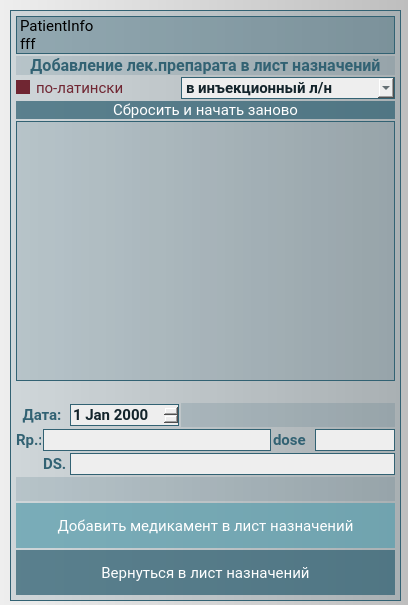
<?xml version="1.0" encoding="UTF-8"?>
<ui version="4.0">
 <class>AddDrug</class>
 <widget class="QDialog" name="AddDrug">
  <property name="geometry">
   <rect>
    <x>0</x>
    <y>0</y>
    <width>408</width>
    <height>605</height>
   </rect>
  </property>
  <property name="minimumSize">
   <size>
    <width>408</width>
    <height>605</height>
   </size>
  </property>
  <property name="maximumSize">
   <size>
    <width>408</width>
    <height>605</height>
   </size>
  </property>
  <property name="font">
   <font>
    <family>Roboto</family>
    <pointsize>11</pointsize>
   </font>
  </property>
  <property name="windowTitle">
   <string>Добавление лекарственного средства в лист назначений</string>
  </property>
  <property name="styleSheet">
   <string notr="true">background-color: qlineargradient(spread:pad, x1:0, y1:0, x2:1, y2:0, stop:0 rgba(238, 238, 238, 255), stop:1 rgba(190, 190, 190, 255));
font-family: Roboto;</string>
  </property>
  <widget class="QFrame" name="frame">
   <property name="geometry">
    <rect>
     <x>10</x>
     <y>10</y>
     <width>391</width>
     <height>591</height>
    </rect>
   </property>
   <property name="styleSheet">
    <string notr="true">background-color: rgba(50, 98, 115, 40);
font-size: 11pt;
border: 1px solid rgba(50, 98, 115, 255);</string>
   </property>
   <layout class="QGridLayout" name="gridLayout">
    <property name="leftMargin">
     <number>5</number>
    </property>
    <property name="topMargin">
     <number>5</number>
    </property>
    <property name="rightMargin">
     <number>5</number>
    </property>
    <property name="bottomMargin">
     <number>5</number>
    </property>
    <property name="spacing">
     <number>2</number>
    </property>
    <item row="6" column="3" colspan="3">
     <widget class="QLabel" name="label_status">
      <property name="maximumSize">
       <size>
        <width>16777215</width>
        <height>24</height>
       </size>
      </property>
      <property name="styleSheet">
       <string notr="true">color: #326273;
font-weight: bold;
background-color: rgba(50, 98, 115, 40);
border: none;</string>
      </property>
      <property name="text">
       <string>&lt;html&gt;&lt;head/&gt;&lt;body&gt;&lt;p align=&quot;center&quot;&gt;&lt;br/&gt;&lt;/p&gt;&lt;/body&gt;&lt;/html&gt;</string>
      </property>
     </widget>
    </item>
    <item row="8" column="1" rowspan="2">
     <widget class="QLabel" name="label_DS">
      <property name="maximumSize">
       <size>
        <width>25</width>
        <height>16777215</height>
       </size>
      </property>
      <property name="styleSheet">
       <string notr="true">color: #326273;
font-weight: bold;
background-color: transparent;
border: none;</string>
      </property>
      <property name="text">
       <string>DS.</string>
      </property>
     </widget>
    </item>
    <item row="7" column="4">
     <widget class="QLabel" name="label_dose">
      <property name="maximumSize">
       <size>
        <width>40</width>
        <height>16777215</height>
       </size>
      </property>
      <property name="styleSheet">
       <string notr="true">color: #326273;
font-weight: bold;
background-color: transparent;
border: none;</string>
      </property>
      <property name="text">
       <string>dose</string>
      </property>
     </widget>
    </item>
    <item row="7" column="1" colspan="3">
     <widget class="QLineEdit" name="lineEdit_drug">
      <property name="styleSheet">
       <string notr="true">background-color: #EEEEEE;
color: #13242B;
border: 1px solid #326273;
font-weight: bold;
font-size: 11pt;
</string>
      </property>
      <property name="readOnly">
       <bool>false</bool>
      </property>
     </widget>
    </item>
    <item row="7" column="5">
     <widget class="QLineEdit" name="lineEdit_dose">
      <property name="minimumSize">
       <size>
        <width>0</width>
        <height>0</height>
       </size>
      </property>
      <property name="maximumSize">
       <size>
        <width>80</width>
        <height>16777215</height>
       </size>
      </property>
      <property name="styleSheet">
       <string notr="true">background-color: #EEEEEE;
color: #13242B;
border: 1px solid #326273;
font-weight: bold;
font-size: 11pt;
</string>
      </property>
      <property name="readOnly">
       <bool>false</bool>
      </property>
     </widget>
    </item>
    <item row="10" column="0" colspan="6">
     <widget class="QLabel" name="label_status_success">
      <property name="maximumSize">
       <size>
        <width>16777215</width>
        <height>24</height>
       </size>
      </property>
      <property name="styleSheet">
       <string notr="true">color: #326273;
font-weight: bold;
background-color: rgba(50, 98, 115, 40);
border: none;</string>
      </property>
      <property name="text">
       <string>&lt;html&gt;&lt;head/&gt;&lt;body&gt;&lt;p align=&quot;center&quot;&gt;&lt;br/&gt;&lt;/p&gt;&lt;/body&gt;&lt;/html&gt;</string>
      </property>
     </widget>
    </item>
    <item row="0" column="0" colspan="6">
     <widget class="QLabel" name="label_Pt_info">
      <property name="font">
       <font>
        <family>Roboto</family>
        <pointsize>11</pointsize>
       </font>
      </property>
      <property name="styleSheet">
       <string notr="true">background-color: rgba(50, 98, 115, 100);
color: 13242B;
font-size: 11pt;
border: 1px solid rgba(50, 98, 115, 255);</string>
      </property>
      <property name="text">
       <string>PatientInfo
fff</string>
      </property>
     </widget>
    </item>
    <item row="12" column="0" colspan="6">
     <widget class="QPushButton" name="pushButton_exit">
      <property name="minimumSize">
       <size>
        <width>0</width>
        <height>45</height>
       </size>
      </property>
      <property name="styleSheet">
       <string notr="true">QPushButton {
background-color: rgba(50, 98, 115, 190);
font-size: 11pt;
color: White;
border: None;
}

QPushButton::hover {
background-color: rgba(50, 98, 115, 255);
border: 2px solid rgba(92, 158, 173, 255);
}

QPushButton::pressed {
background-color: rgba(92, 158, 173, 255);
border: 1px solid rgba(255, 255, 255, 255);
}

QPushButton::disabled {
background-color:  rgba(50, 98, 115, 40);
border: 1px solid rgba(50, 98, 115, 150);
color:  rgba(50, 98, 115, 150);
}</string>
      </property>
      <property name="text">
       <string>Вернуться в лист назначений</string>
      </property>
      <property name="icon">
       <iconset resource="../../res_main.qrc">
        <normaloff>:/icon/icons/west_white_36dp.svg</normaloff>:/icon/icons/west_white_36dp.svg</iconset>
      </property>
      <property name="iconSize">
       <size>
        <width>32</width>
        <height>32</height>
       </size>
      </property>
     </widget>
    </item>
    <item row="2" column="3" colspan="3">
     <widget class="QComboBox" name="comboBox">
      <property name="styleSheet">
       <string notr="true">background-color: #EEEEEE;
color: #13242B;
border: 1px solid #326273;
font-weight: bold;
font-size: 11pt;
</string>
      </property>
      <item>
       <property name="text">
        <string>в инъекционный л/н</string>
       </property>
      </item>
      <item>
       <property name="text">
        <string>в энтеральный л/н</string>
       </property>
      </item>
     </widget>
    </item>
    <item row="7" column="0">
     <widget class="QLabel" name="label_Rp">
      <property name="maximumSize">
       <size>
        <width>25</width>
        <height>16777215</height>
       </size>
      </property>
      <property name="styleSheet">
       <string notr="true">color: #326273;
font-weight: bold;
background-color: transparent;
border: none;</string>
      </property>
      <property name="text">
       <string>Rp.:</string>
      </property>
     </widget>
    </item>
    <item row="8" column="2" rowspan="2" colspan="4">
     <widget class="QLineEdit" name="lineEdit_DS">
      <property name="styleSheet">
       <string notr="true">background-color: #EEEEEE;
color: #13242B;
border: 1px solid #326273;
font-weight: bold;
font-size: 11pt;
</string>
      </property>
     </widget>
    </item>
    <item row="3" column="0" colspan="6">
     <widget class="QPushButton" name="pushButton_restart">
      <property name="styleSheet">
       <string notr="true">QPushButton {
background-color: rgba(50, 98, 115, 190);
font-size: 11pt;
color: White;
border: None;
}

QPushButton::hover {
background-color: rgba(50, 98, 115, 255);
border: 2px solid rgba(92, 158, 173, 255);
}

QPushButton::pressed {
background-color: rgba(92, 158, 173, 255);
border: 1px solid rgba(255, 255, 255, 255);
}

QPushButton::disabled {
background-color:  rgba(50, 98, 115, 40);
border: 1px solid rgba(50, 98, 115, 150);
color:  rgba(50, 98, 115, 150);
}</string>
      </property>
      <property name="text">
       <string>Сбросить и начать заново</string>
      </property>
     </widget>
    </item>
    <item row="1" column="0" colspan="6">
     <widget class="QLabel" name="labelTimeline">
      <property name="font">
       <font>
        <family>Roboto</family>
        <pointsize>12</pointsize>
        <italic>false</italic>
        <bold>true</bold>
       </font>
      </property>
      <property name="styleSheet">
       <string notr="true">color: #326273;
font-weight: bold;
font-size: 12pt;
background-color: rgba(50, 98, 115, 40);
border: none;</string>
      </property>
      <property name="text">
       <string>&lt;html&gt;&lt;head/&gt;&lt;body&gt;&lt;p align=&quot;center&quot;&gt;Добавление лек.препарата в лист назначений&lt;/p&gt;&lt;/body&gt;&lt;/html&gt;</string>
      </property>
     </widget>
    </item>
    <item row="5" column="0" colspan="6">
     <spacer name="verticalSpacer">
      <property name="orientation">
       <enum>Qt::Vertical</enum>
      </property>
      <property name="sizeType">
       <enum>QSizePolicy::Fixed</enum>
      </property>
      <property name="sizeHint" stdset="0">
       <size>
        <width>20</width>
        <height>20</height>
       </size>
      </property>
     </spacer>
    </item>
    <item row="11" column="0" colspan="6">
     <widget class="QPushButton" name="pushButton_add_and_continue">
      <property name="minimumSize">
       <size>
        <width>0</width>
        <height>45</height>
       </size>
      </property>
      <property name="styleSheet">
       <string notr="true">QPushButton {
background-color: rgba(92, 158, 173, 190);
font-size: 11pt;
color: White;
border: None;
}

QPushButton::hover {
background-color: rgba(50, 98, 115, 255);
border: 2px solid rgba(92, 158, 173, 255);
}

QPushButton::pressed {
background-color: rgba(92, 158, 173, 255);
border: 1px solid rgba(255, 255, 255, 255);
}

QPushButton::disabled {
background-color:  rgba(50, 98, 115, 40);
border: 1px solid rgba(50, 98, 115, 150);
color:  rgba(50, 98, 115, 150);
}</string>
      </property>
      <property name="text">
       <string>Добавить медикамент в лист назначений</string>
      </property>
      <property name="icon">
       <iconset resource="../../res_main.qrc">
        <normaloff>:/icon/icons/add_circle_white_36dp.svg</normaloff>:/icon/icons/add_circle_white_36dp.svg</iconset>
      </property>
      <property name="iconSize">
       <size>
        <width>32</width>
        <height>32</height>
       </size>
      </property>
     </widget>
    </item>
    <item row="4" column="0" colspan="6">
     <widget class="QTableWidget" name="tableWidget">
      <property name="styleSheet">
       <string notr="true">QTableWidget {
   selection-background-color: rgba(50, 98, 115, 120);
   background-color: rgba(50, 98, 115, 40);
   color: #FFFFFF;
   font-weight: Normal;
   border-color: rgba(50, 98, 115, 255);
}

QHeaderView::section {
   background-color: rgba(50, 98, 115, 220);
   color: #FFFFFF;
   font-family: Roboto;
   font-size: 15px;
   font-weight: Normal;
}

QTableWidget::item {
   selection-background-color: rgba(50, 98, 115, 120);
   background-color: rgba(50, 98, 115, 40);
   color: #13242B;
   font-size: 15px;
   font-weight: Normal;
   border-style: none;
   border-bottom: #13242B;
}

QScrollBar {
background-color: rgba(50, 98, 115, 70);
}
</string>
      </property>
     </widget>
    </item>
    <item row="2" column="0" colspan="3">
     <widget class="QCheckBox" name="checkBox">
      <property name="styleSheet">
       <string notr="true">QCheckBox {
	color: #326273;
	border: none;
	background-color: none;
}

QCheckBox:checked {
   color: #702632;
}

QCheckBox::indicator:checked {
	border-style:solid;
	border-width: 1px;
	border-color: #702632;
	color: #FFFFFF;
	background-color: #702632;
}
QCheckBox::indicator:!checked {
	border-style:solid;
	border-width: 1px;
	border-color: #702632;
	color: #FFFFFF;
	background-color: none;
}</string>
      </property>
      <property name="text">
       <string>по-латински</string>
      </property>
      <property name="checked">
       <bool>true</bool>
      </property>
     </widget>
    </item>
    <item row="6" column="0" colspan="2">
     <widget class="QLabel" name="label_date">
      <property name="styleSheet">
       <string notr="true">color: #326273;
font-weight: bold;
background-color: transparent;
border: none;</string>
      </property>
      <property name="text">
       <string>&lt;html&gt;&lt;head/&gt;&lt;body&gt;&lt;p align=&quot;center&quot;&gt;Дата:&lt;/p&gt;&lt;/body&gt;&lt;/html&gt;</string>
      </property>
     </widget>
    </item>
    <item row="6" column="2">
     <widget class="QDateEdit" name="dateEdit">
      <property name="styleSheet">
       <string notr="true">background-color: #EEEEEE;
color: #13242B;
border: 1px solid #326273;
font-weight: bold;
font-size: 11pt;
</string>
      </property>
     </widget>
    </item>
   </layout>
  </widget>
 </widget>
 <resources>
  <include location="../../res_main.qrc"/>
 </resources>
 <connections/>
</ui>
